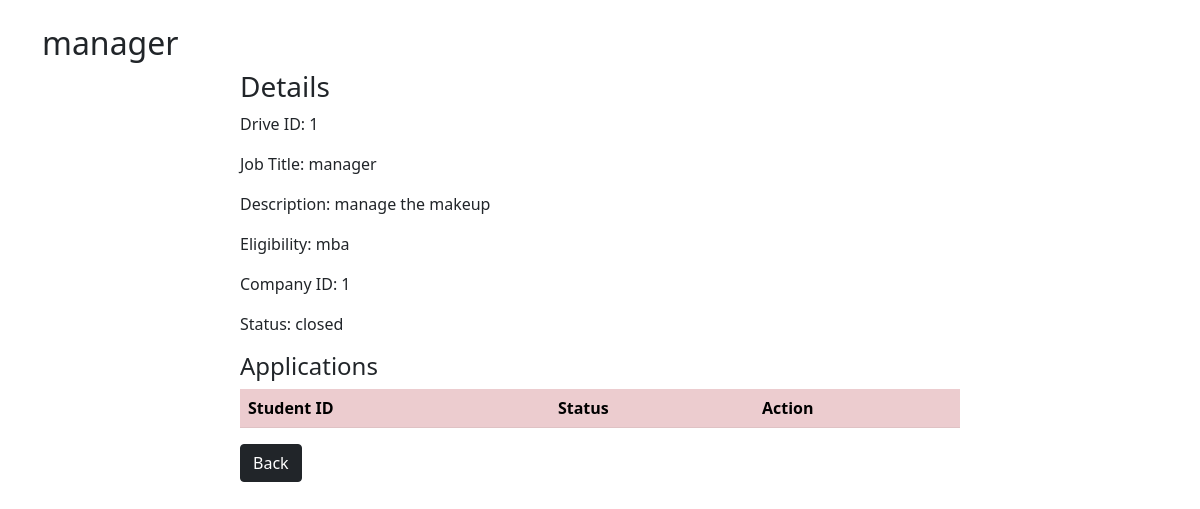
/drive_details_admin/1, run on the app's committed database.
### app.py (models this page shows)
class Placement_drive(db.Model):
    drive_id=db.Column(db.Integer, primary_key=True)
    job_title=db.Column(db.String(100),nullable=False)
    description=db.Column(db.String(300))
    eligibility=db.Column(db.String(200))
    deadline=db.Column(db.String(50))
    company_id=db.Column(db.Integer)
    status=db.Column(db.String(20), default="pending")

### app.py (the view)
@app.route('/drive_details_admin/<int:id>')
def drive_details_admin(id):
    drive=Placement_drive.query.get(id)
    return render_template("drive_details.html", drive=drive)

### templates/drive_details.html (shortened to what this page needs)
<head>
    <link rel="stylesheet" href="{{url_for('static', filename='style.css')}}">
    <link href="https://cdn.jsdelivr.net/npm/bootstrap@5.0.2/dist/css/bootstrap.min.css" rel="stylesheet">
</head>
<body>
    <div class="container mt-4">
        <h2>{{ drive.job_title }}</h2>
    </div>
    <div id="main">
        <div id="canvas">
            <h3>Details</h3>
                <p>Drive ID: {{drive.drive_id}}</p>
                <p>Job Title: {{drive.job_title}}</p>
                <p>Description: {{drive.description}}</p>
                <p>Eligibility: {{drive.eligibility}}</p>
                <p>Company ID: {{drive.company_id}}</p>
                <p>Status: {{drive.status}}</p>
            <h4>Applications</h4>
            <table class="table table-danger table-striped">
                <tr>
                    <th>Student ID</th>
                    <th>Status</th>
                    <th>Action</th>
                </tr>
            </table>
            <button onclick="history.back()" class="btn btn-dark">Back</button>
        </div>
    </div>
</body>
</html>

### static/style.css (style rules this page uses)
* { margin: 0px; }
#main, #canvas { border: transparent; }
#canvas { width: 60%; height: 700px; margin: auto; }

### data on the page
Placement_drive: job_title "manager", drive_id "1", description "manage the makeup", eligibility "mba", company_id "1", status "closed"
